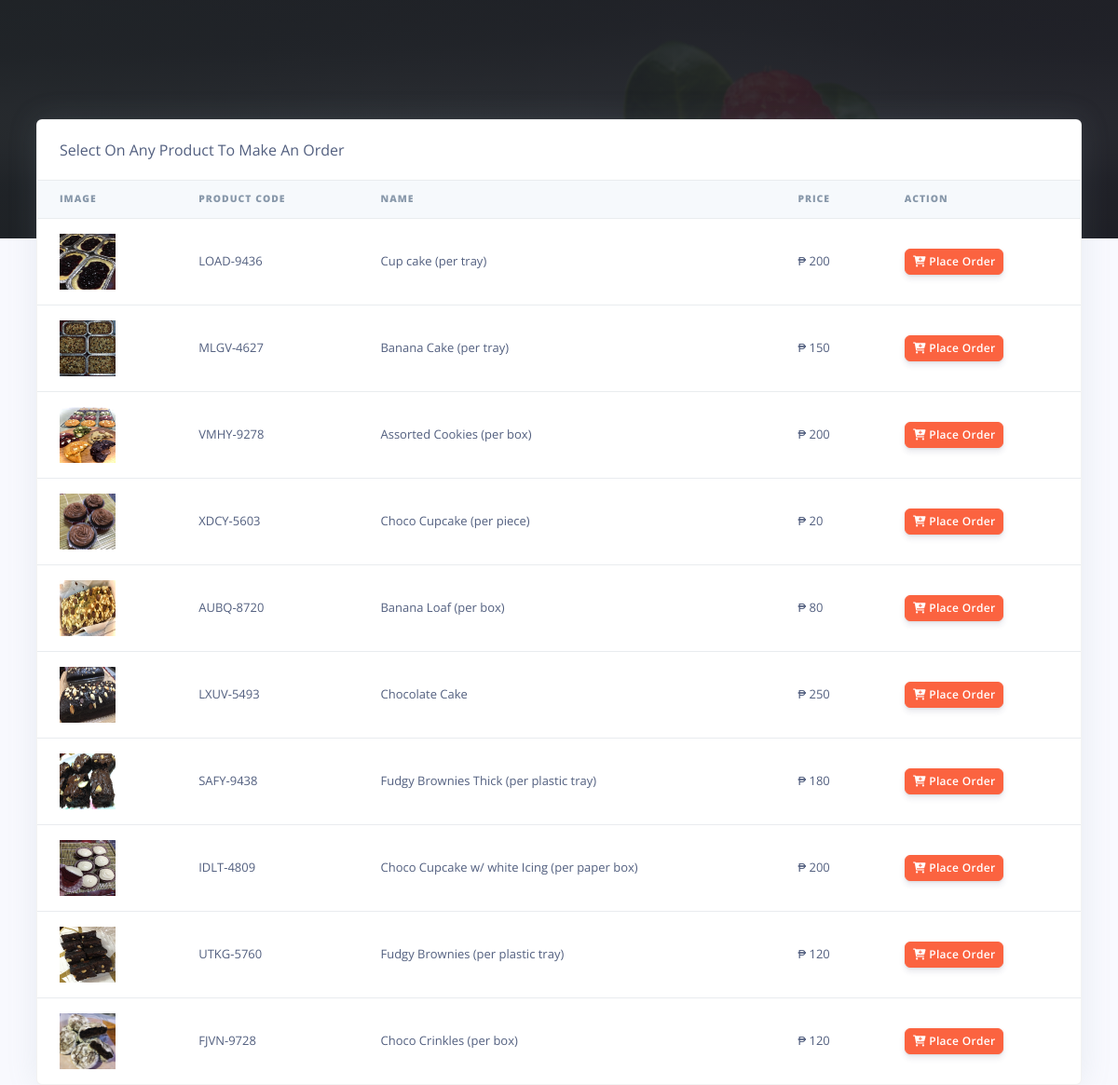
The page /pos/admin/orders.php (signed in) on the database as committed earlier.
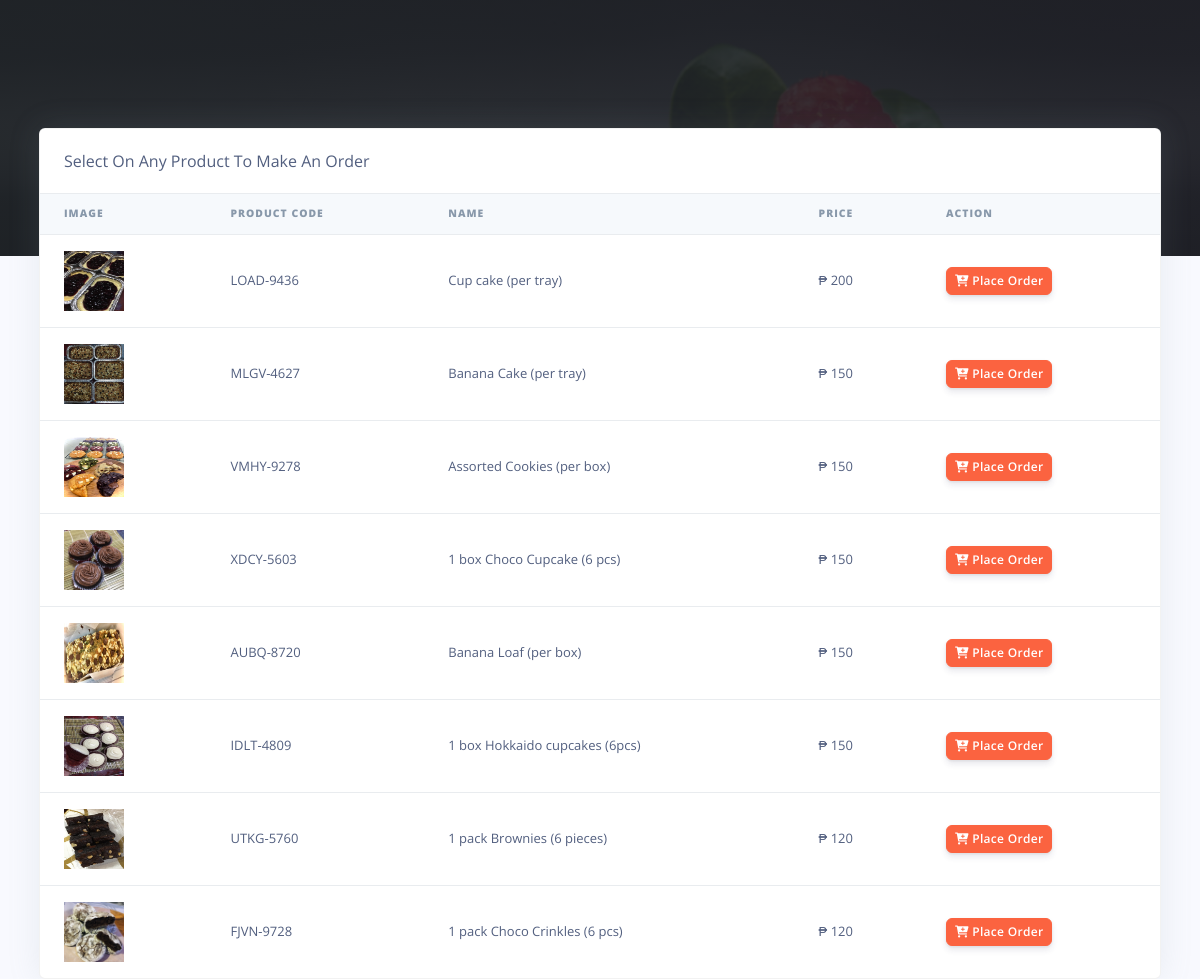
The same page on the database as committed later.
### tables this page shows
CREATE TABLE `rpos_products` (
  `prod_id` varchar(200) NOT NULL,
  `prod_code` varchar(200) NOT NULL,
  `prod_name` varchar(200) NOT NULL,
  `prod_img` varchar(200) NOT NULL,
  `prod_desc` longtext NOT NULL,
  `prod_price` varchar(200) NOT NULL,
  `created_at` timestamp(6) NOT NULL DEFAULT current_timestamp(6) ON UPDATE current_timestamp(6)
);

### pos/admin/orders.php (the view, shortened to what this page needs)
<?php
include('config/config.php');
require_once('partials/_head.php');
?>
<body>
  <?php
  require_once('partials/_sidebar.php');
  ?>
  <div class="main-content">
    <div class="container-fluid mt--8">
      <div class="row">
        <div class="col">
          <div class="card shadow">
            <div class="card-header border-0">
              Select On Any Product To Make An Order
            </div>
            <div class="table-responsive">
              <table class="table align-items-center table-flush">
                <thead class="thead-light">
                  <tr>
                    <th scope="col"><b>Image</b></th>
                    <th scope="col"><b>Product Code</b></th>
                    <th scope="col"><b>Name</b></th>
                    <th scope="col"><b>Price</b></th>
                    <th scope="col"><b>Action</b></th>
                  </tr>
                </thead>
                <tbody>
                  <?php
                  $ret = "SELECT * FROM  rpos_products ";
                  $stmt = $mysqli->prepare($ret);
                  $stmt->execute();
                  $res = $stmt->get_result();
                  while ($prod = $res->fetch_object()) {
                  ?>
                    <tr>
                      <td>
                        <?php
                        if ($prod->prod_img) {
                          echo "<img src='assets/img/products/$prod->prod_img' height='60' width='60 class='img-thumbnail'>";
                        } else {
                          echo "<img src='assets/img/products/default.jpg' height='60' width='60 class='img-thumbnail'>";
                        }
                        ?>
                      </td>
                      <td><?php echo $prod->prod_code; ?></td>
                      <td><?php echo $prod->prod_name; ?></td>
                      <td>₱ <?php echo $prod->prod_price; ?></td>
                      <td>
                        <a href="make_oder.php?prod_id=<?php echo $prod->prod_id; ?>&prod_name=<?php echo $prod->prod_name; ?>&prod_price=<?php echo $prod->prod_price; ?>">
                          <button class="btn btn-sm btn-warning">
                            <i class="fas fa-cart-plus"></i>
                            Place Order
                          </button>
                        </a>
                      </td>
                    </tr>
                  <?php } ?>
                </tbody>
              </table>
            </div>
          </div>
        </div>
      </div>
    </div>
  </div>
</body>
</html>

### pos/admin/partials/_head.php (shortened to what this page needs)
<!DOCTYPE html>
<html>
<head>
    <link href="assets/vendor/nucleo/css/nucleo.css" rel="stylesheet">
    <link href="assets/vendor/@fortawesome/fontawesome-free/css/all.min.css" rel="stylesheet">
    <link type="text/css" href="assets/css/argon.css?v=1.0.0" rel="stylesheet">
</head>

### pos/admin/partials/_sidebar.php (shortened to what this page needs)
<!DOCTYPE html>
<html lang="en">
<head>
  <link rel="stylesheet" href="https://cdnjs.cloudflare.com/ajax/libs/font-awesome/6.0.0-beta3/css/all.min.css" />
</head>
<body>
</body>
</html>

Rows that differ between the two databases and show on the page:
removed rpos_products: prod_img (picture), prod_code "LXUV-5493", prod_name "Chocolate Cake", prod_price "250"
removed rpos_products: prod_img (picture), prod_code "SAFY-9438", prod_name "Fudgy Brownies Thick (per plastic tray)", prod_price "180"
changed rpos_products "VMHY-9278": prod_price "200" → "150"
changed rpos_products "XDCY-5603": prod_name "Choco Cupcake (per piece)" → "1 box Choco Cupcake (6 pcs)"; prod_price "20" → "150"
changed rpos_products "AUBQ-8720": prod_price "80" → "150"
changed rpos_products "IDLT-4809": prod_name "Choco Cupcake w/ white Icing (per paper box)" → "1 box Hokkaido cupcakes (6pcs)"; prod_price "200" → "150"
changed rpos_products "UTKG-5760": prod_name "Fudgy Brownies (per plastic tray)" → "1 pack Brownies (6 pieces)"
changed rpos_products "FJVN-9728": prod_name "Choco Crinkles (per box)" → "1 pack Choco Crinkles (6 pcs)"
